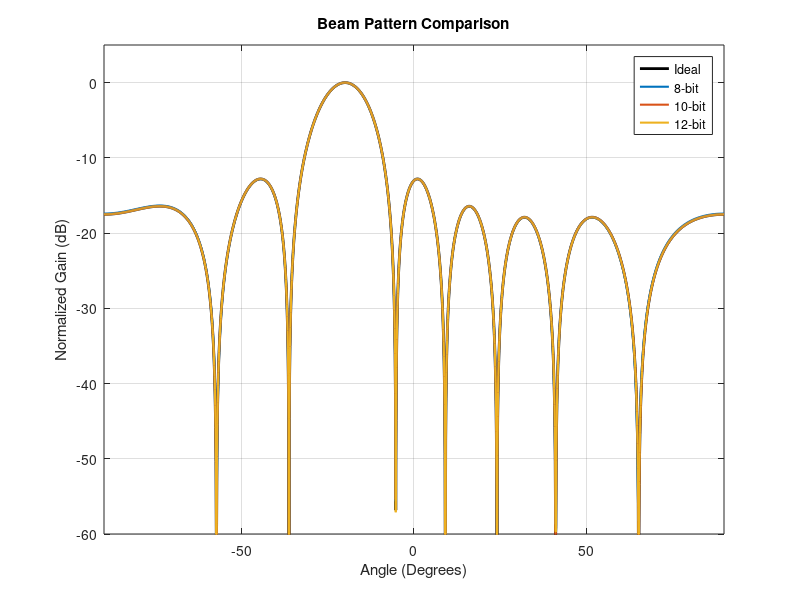

MATLAB code for this plot:
clc;
clear;
close all;

%% Parameters
N = 8;                     % Number of antennas
theta = -90:0.1:90;        % Observation angles
d = 0.5;                   % Antenna spacing (lambda/2)
steerAngle = 20;           % Beam steering angle

wordLengths = [8 10 12];

%% Ideal Beamforming Weights
n = 0:N-1;

w = exp(-1j*2*pi*d*n'*sind(steerAngle));

% Normalize
w = w/max(abs(w));

%% Ideal Beam Pattern

AF_ideal = zeros(size(theta));

for k=1:length(theta)

    a = exp(1j*2*pi*d*n'*sind(theta(k)));

    AF_ideal(k) = abs(w'*a);

end

AF_ideal = AF_ideal/max(AF_ideal);

figure;
plot(theta,20*log10(AF_ideal),'k','LineWidth',2)
hold on

legendText = {'Ideal'};

fprintf('\n-------------------------------------\n');
fprintf('Quantization Analysis\n');
fprintf('-------------------------------------\n');

%% Loop for Different Word Lengths

for idx=1:length(wordLengths)

    B = wordLengths(idx);

    %% Quantization

    scale = 2^(B-1)-1;

    wr = round(real(w)*scale)/scale;
    wi = round(imag(w)*scale)/scale;

    wq = wr + 1j*wi;

    %% Beam Pattern

    AF = zeros(size(theta));

    for k=1:length(theta)

        a = exp(1j*2*pi*d*n'*sind(theta(k)));

        AF(k)=abs(wq'*a);

    end

    AF = AF/max(AF);

    plot(theta,20*log10(AF),'LineWidth',1.5)

    legendText{end+1}=sprintf('%d-bit',B);

    %% Quantization Error

    qError = norm(w-wq);

    %% Side Lobe Level

    pattern_dB = 20*log10(AF);

    [peak,loc]=max(pattern_dB);

    temp = pattern_dB;

    temp(max(1,loc-20):min(length(temp),loc+20))=-Inf;

    SLL=max(temp);

    fprintf('\nWord Length = %d bits\n',B);
    fprintf('Quantization Error = %.6f\n',qError);
    fprintf('Side Lobe Level = %.2f dB\n',SLL);

end

xlabel('Angle (Degrees)')
ylabel('Normalized Gain (dB)')
title('Beam Pattern Comparison')
grid on
axis([-90 90 -60 5])
legend(legendText)

%% Recommendation

fprintf('\n-------------------------------------\n');
fprintf('Recommendation\n');
fprintf('-------------------------------------\n');

fprintf(['8-bit : Lowest hardware cost but highest error.\n']);
fprintf(['10-bit: Good compromise between accuracy and complexity.\n']);
fprintf(['12-bit: Best beam pattern, lowest error, highest hardware cost.\n']);

fprintf('\nRecommended Word Length = 10 bits for most 5G DSP hardware.\n');
